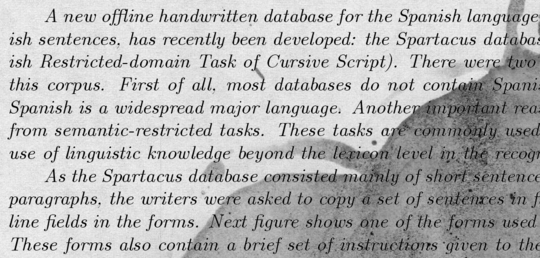
#> input picture workshop/datasets/document-images/test/1.png, 540 x 258 px, given as the content of the folder ../datasets/document-images/train_cleaned, which was not available
$ python -i helper.py   (imports and definitions only)   (older library calls are emulated)
#> lines starting #> are read from the running program, lines starting #| are printed output that depends on the picture
import numpy as np
from os import path, listdir
from scipy import ndimage, misc

def crop(image, x, y, size):
    x_start, x_end = x, x+size
    y_start, y_end = y, y+size

    return image[x_start:x_end,y_start:y_end]


def load_document_images_cropped(size=64, x_start_at=50, y_start_at=50):
#> called with size = 64, x_start_at = 50, y_start_at = 50
    X_train, y_train = [], []
    X_test, y_test = [], []

    path_files_root = path.join('..', 'datasets', 'document-images')
    path_files_train = path.join(path_files_root, 'train')
    path_files_train_cleaned = path.join(path_files_root, 'train_cleaned')
    path_files_test = path.join(path_files_root, 'test')

    for filename in listdir(path_files_train_cleaned):
        file = ndimage.imread(path.join(path_files_train_cleaned, filename), mode='L')
#> file is the input picture: shape (258, 540); min 3, max 244, mean 181.3
        file = crop(file, x_start_at, y_start_at, size)
#> in crop, `return image[x_start:x_end,y_start:y_end]`:
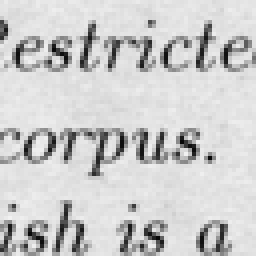
#> returned value: shape (64, 64) (shown 4 times larger); min 7, max 241, mean 203.8
        y_train.append(file)

        file = ndimage.imread(path.join(path_files_train, filename), mode='L')
        file = crop(file, x_start_at, y_start_at, size)
        X_train.append(file)

    for filename in listdir(path_files_test):
        file = ndimage.imread(path.join(path_files_test, filename), mode='L')
        file = crop(file, x_start_at, y_start_at, size)
        X_test.append(file)
#> pass 2 of the loop in load_document_images_cropped, `for filename in listdir(path_files_test):`:
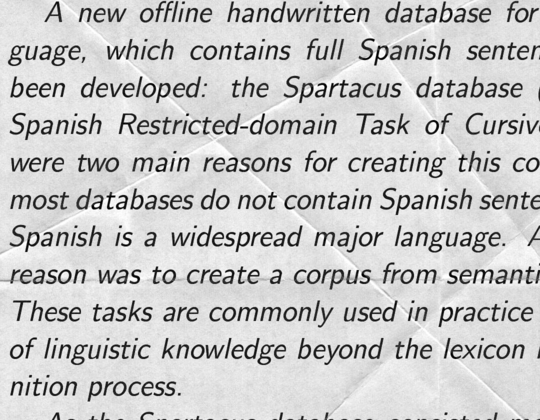
#> input picture workshop/datasets/document-images/test/100.png, 540 x 420 px
#> in load_document_images_cropped, file is the input picture: shape (420, 540); min 0, max 255, mean 201
#> in crop (call 4), `return image[x_start:x_end,y_start:y_end]`:
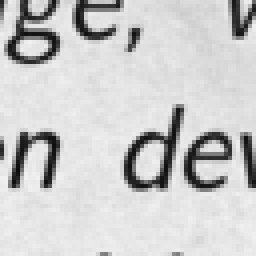
#> returned value: shape (64, 64) (shown 4 times larger); min 12, max 241, mean 202.8
#> pass 3 of the loop in load_document_images_cropped, `for filename in listdir(path_files_test):`:
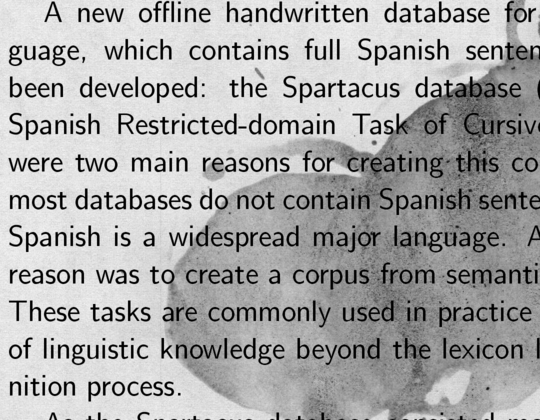
#> input picture workshop/datasets/document-images/test/109.png, 540 x 420 px
#> in load_document_images_cropped, file is the input picture: shape (420, 540); min 0, max 244, mean 169.2
#> in crop (call 5), `return image[x_start:x_end,y_start:y_end]`:
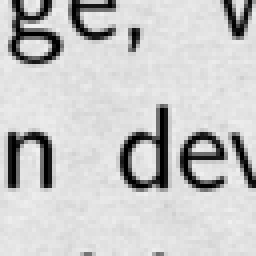
#> returned value: shape (64, 64) (shown 4 times larger); min 0, max 241, mean 199.7

    X_train = np.array(X_train)
    y_train = np.array(y_train)

    X_test = np.array(X_test)
    y_test = np.array(y_test)

    return (X_train, y_train), (X_test, y_test)


def load_document_images():
    X_train, y_train = [], []
    X_test, y_test = [], []

    path_files_root = path.join('..', 'datasets', 'document-images')
    path_files_train = path.join(path_files_root, 'train')
    path_files_train_cleaned = path.join(path_files_root, 'train_cleaned')
    path_files_test = path.join(path_files_root, 'test')

    img_row, img_col = 420, 540

    for filename in listdir(path_files_train_cleaned):
        file = ndimage.imread(path.join(path_files_train_cleaned, filename), mode='L')
        file = misc.imresize(file, (img_row, img_col))
        y_train.append(file)

        file = ndimage.imread(path.join(path_files_train, filename), mode='L')
        file = misc.imresize(file, (img_row, img_col))
        X_train.append(file)

    for filename in listdir(path_files_test):
        file = ndimage.imread(path.join(path_files_test, filename), mode='L')
        file = misc.imresize(file, (img_row, img_col))
        X_test.append(file)

    X_train = np.array(X_train)
    y_train = np.array(y_train)

    X_test = np.array(X_test)
    y_test = np.array(y_test)

    return (X_train, y_train), (X_test, y_test)

>>> result = load_document_images_cropped()
